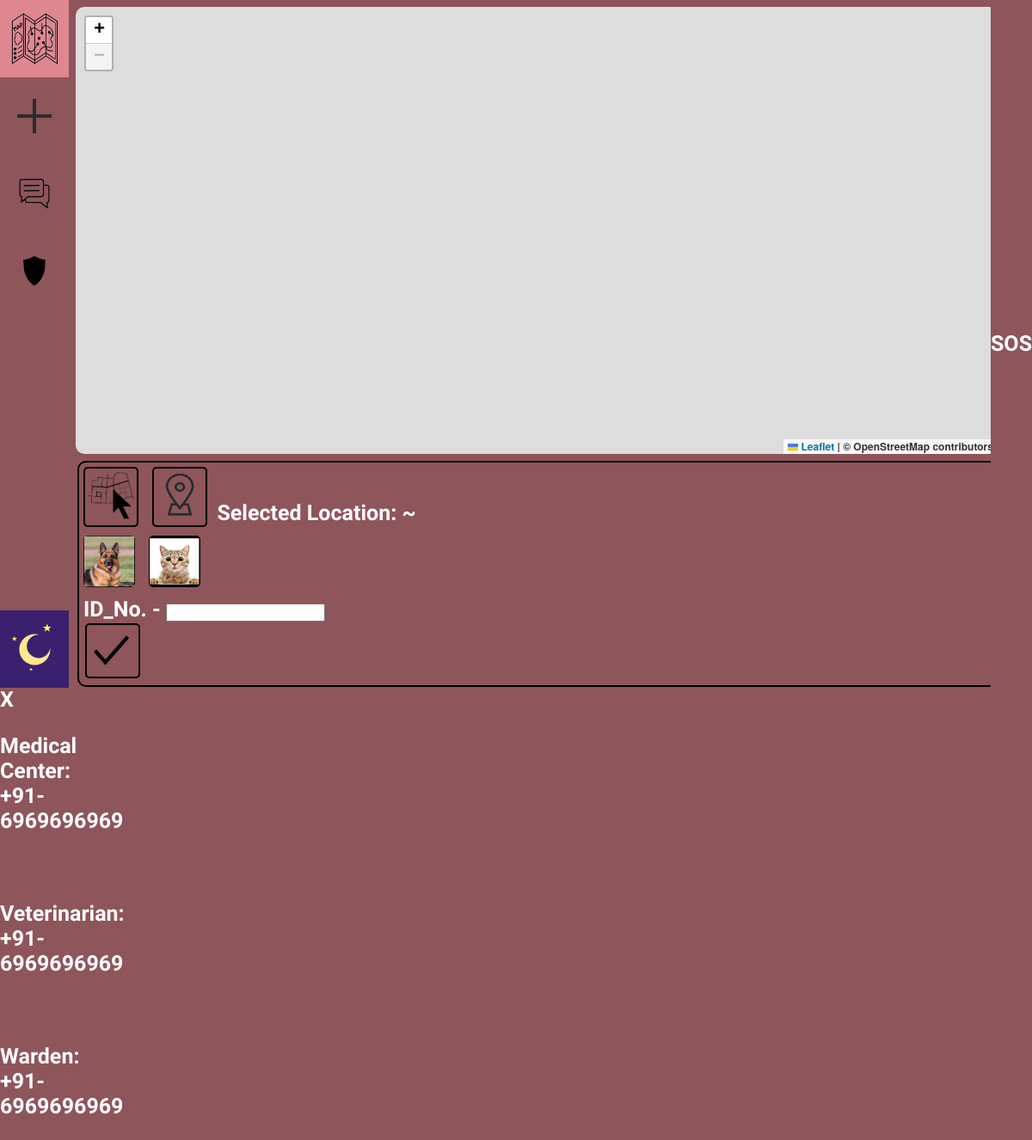
/addSightingPage, run on an earlier commit of the app's database.
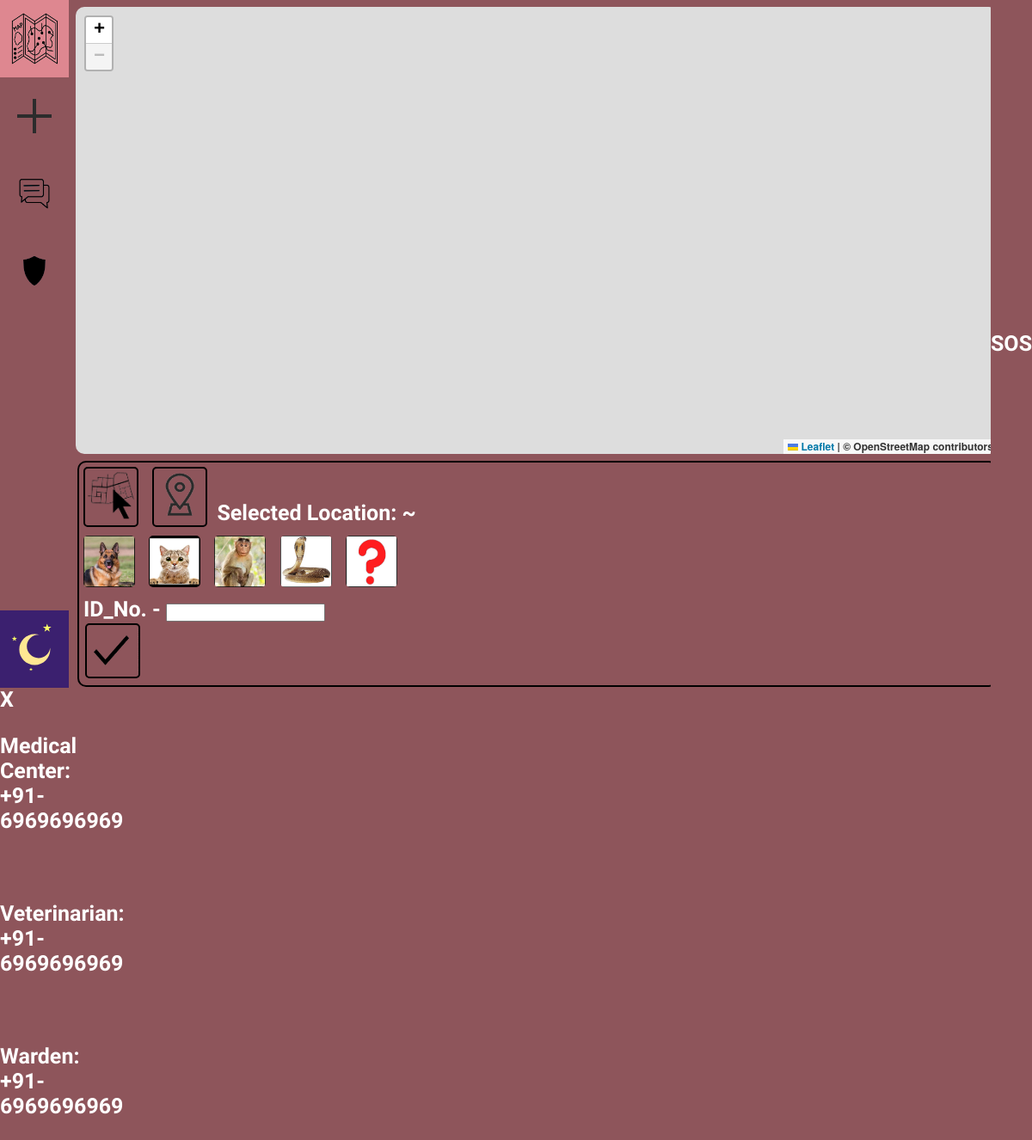
And on a later commit of the database.
### Dashboard/models.py (models this page shows, shortened)
class animal(models.Model):
    animal = models.CharField(default="Animal", max_length=255)

### Dashboard/views.py (the view)
# urls.py: path('addSightingPage', views.addSightingPage),
def addSightingPage(request):
    all_sightings = sighting.objects.all()
    animals = animal.objects.all()
    ctx = {
        'sightings': all_sightings,
        'animals': animals
    }
    return render(request, 'Dashboard/addSighting.html', context=ctx)

### Dashboard/templates/Dashboard/addSighting.html (shortened to what this page needs)
{% load static %}
<!DOCTYPE html>
<html>
<head>
    <link rel="stylesheet" href="https://unpkg.com/leaflet@1.7.1/dist/leaflet.css" />
</head>
<link rel="stylesheet" type="text/css" href="{% static 'styles.css' %}">
<body class="dark_mode">
    <div class="NavBar dark_mode" id="navbar">
        <a title="One" class="item1 items" href="/">
            <img width="65" height="65" src='{% static "Map.png" %}'>
        </a>
        <a title="Two" class="item2 items" href="/addSightingPage">
            <img width="40" height="40" src='{% static "Plus.png" %}'>
        </a>
        <a href="/discussionsPage" class="item3 items">
            <img width="40" height="40" src="{% static 'Threads.png' %}">
        </a>
        <a href="/guidelinesPage" class="item4 items">
            <img width="40" height="40" src="{% static 'guidelines.png' %}">
        </a>
        <a title="change theme" class="dark items" id="changeTheme">
        </a>
    </div>
    <div class="main">
        <div id="map"></div>
        <div class="addingStuff">
            <div class="addingManner">
                <button onclick="setManner('click', this);" id="askForClicking">
                    <img class="mannerImg" src="{% static 'SelectMap.png' %}" alt="Click on Map">
                </button>
                <button onclick="setManner('ask', this); getLocation()" id="askForLocation">
                    <img class="mannerImg" src="{% static 'AutoLocate.png' %}" alt="Automatically Set">
                </button>
                <button id="selectedLocation" disabled>Selected Location: ~</button>
            </div>
            <div class="addAnimal">
                {% for animal in animals %}
                    <button onclick="setAnimal('{{animal.id}}', '{{animal.animal}}', this)">
                        <img class="animalImg" src='{% static ""|add:animal.animal|add:".jpg" %}' alt="Automatically Set">
                    </button>
                {% endfor %}
            </div>
            <label id="id_label" for="ID">ID_No. - </label>
            <input type="text" name="ID" id="ID_input">
            <div id="addConfirmation">
                <button onclick="sendPostRequest()" id="confirmBtn" disabled>
                    <img class="confirmBtn" src="{% static 'tick.png' %}" alt="Confirm">
                </button>
            </div>
        </div>
    </div>
    <button id="SOSButton" onclick="sendSOS();">SOS</button>
    <div id="customAlert" class="alert">
        <div class="alert-content">
            <span class="close-btn" onclick="closeAlert()">X</span>
            <br>
            <p>Medical Center: +91-6969696969</p>
            <br>
            <p>Veterinarian: +91-6969696969</p>
            <br>
            <p>Warden: +91-6969696969</p>
        </div>
    </div>
</body>
</html>

### static/styles.css (style rules this page uses)
:root { --light-color-init:#E6E6E6; --dark-color-init: #c4c4c4; --light-color:#fa7452 ; --dark-color: #d96548; --transition-time: 500ms; font-family: Dosis, sans-serif; font-weight: bold; }
body { background: linear-gradient(var(--color_start_body), var(--color_end_body)); display: grid; grid-template-columns: [a]5rem [b]auto; grid-template-areas: "a b"; font-size: 25px; color : var(--text_color); }
#map { width: 100%; height: min(500px, 50vh); border-radius: 10px; }
@media only screen and (min-width: 900px) { body { grid-template-columns: [a]5rem [b]auto [c]max-content; grid-template-areas: "a b c"; } }
@media only screen and (min-width: 900px) { #map { height: 80vh; } }
.NavBar { grid-area: a; margin: -8px; width: 5rem; height: 100vh; background: black; background: linear-gradient(var(--color_start_navbar),var(--color_end_navbar)); color: var(--text_color); display: flex; flex-direction: column; position: fixed; }
.items { height: 90px; display: flex; justify-content: center; margin: 0px; transition: all .5s ease; align-items: center; justify-content: center; }
.light, .dark { margin-top: auto; }
.main { grid-column: b; display: flex; flex-direction: column; flex-wrap: wrap; justify-content: left; }
#changeTheme { border: none; }
.dark_mode { --color_start_navbar : #8e555b; --color_end_navbar : #8e555b; --color_start_body : #8e555b; --color_end_body : #8e555b; --color_table_hover : #de8790; --text_color : white; }
.dark { background: rgba(25, 11, 120, 0.7); transition: all .75s ease; }

### Dashboard/templates/Dashboard/addSighting.html (style rules this page uses)
html, body { margin: 0; padding: 0; height: fit-content; min-height: 100%; }
#map { cursor: pointer; height: min(650px, 65vh); margin: 8px; margin-right: 0px; }
.main { overflow-y: auto; }
button { background: none; color: inherit; border: none; padding: 0; font: inherit; cursor: pointer; outline: inherit; }
#askForClicking, #askForLocation, .confirmBtn { border: 2px solid black; }
#askForClicking, #askForLocation, .animalImg, .confirmBtn { margin: 5px; border-radius: 5px; transition: all 0.2s ease; }
.mannerImg, .animalImg, .confirmBtn { width: 60px; height: 60px; }
.confirmBtn { margin: 2px; }
.NavBar { padding-left: 8px; padding-top: 8px; }
.addingStuff { border: 2px solid black; border-radius: 10px; margin-left: 10px; }
#confirmBtn { margin-left: 5px; }
#id_label { margin-left: 5px; }

What changed in the data, as far as the page shows it:
added animal: animal (picture)
added animal: animal (picture)
added animal: animal (picture)
